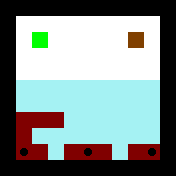

This is a level from a 2D game, rendered from its Tiled map with the project's own tilesets. A one-line summary and the complete map file follow:
An orthogonal 11x11 tile map with 16x16 px tiles, 3 tile layers (Layer1, Layer2, Layer3).

<map version="1.0" orientation="orthogonal" renderorder="right-down" width="11" height="11" tilewidth="16" tileheight="16" nextobjectid="1">
 <tileset firstgid="1" source="Tiles.tsx" />
 <layer name="Layer1" width="11" height="11">
  <data encoding="csv">
1,1,1,1,1,1,1,1,1,1,1,
1,5,5,5,5,5,5,5,5,5,1,
1,5,5,5,5,5,5,5,5,5,1,
1,5,5,5,5,5,5,5,5,5,1,
1,5,5,5,5,5,5,5,5,5,1,
1,13,13,13,13,13,13,13,13,13,1,
1,13,13,13,13,13,13,13,13,13,1,
1,13,13,13,13,13,13,13,13,13,1,
1,13,13,13,13,13,13,13,13,13,1,
1,13,13,13,13,13,13,13,13,13,1,
1,1,1,1,1,1,1,1,1,1,1
</data>
 </layer>
 <layer name="Layer2" width="11" height="11">
  <data encoding="csv">
0,0,0,0,0,0,0,0,0,0,0,
0,0,0,0,0,0,0,0,0,0,0,
0,0,4,0,0,0,0,0,9,0,0,
0,0,0,0,0,0,0,0,0,0,0,
0,0,0,0,0,0,0,0,0,0,0,
0,0,0,0,0,0,0,0,0,0,0,
0,0,0,0,0,0,0,0,0,0,0,
0,3,3,3,0,0,0,0,0,0,0,
0,3,0,0,0,0,0,0,0,0,0,
0,7,3,0,3,7,3,0,3,7,0,
0,0,0,0,0,0,0,0,0,0,0
</data>
 </layer>
 <layer name="Layer3" width="11" height="11">
  <data encoding="csv">
0,0,0,0,0,0,0,0,0,0,0,
0,0,0,0,0,0,0,0,0,0,0,
0,0,0,0,0,0,0,0,0,0,0,
0,0,0,0,0,0,0,0,0,0,0,
0,0,0,0,0,0,0,0,0,0,0,
0,0,0,0,0,0,0,0,0,0,0,
0,0,0,0,0,0,0,0,0,0,0,
0,0,0,0,0,0,0,0,0,0,0,
0,0,0,0,0,0,0,0,0,0,0,
0,0,0,0,0,0,0,0,0,0,0,
0,0,0,0,0,0,0,0,0,0,0
</data>
 </layer>
</map>
